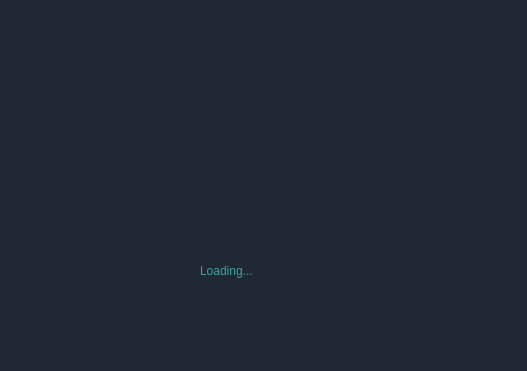
<?xml version="1.0" encoding="UTF-8"?>
<ui version="4.0">
 <class>Loading</class>
 <widget class="QWidget" name="Loading">
  <property name="geometry">
   <rect>
    <x>0</x>
    <y>0</y>
    <width>527</width>
    <height>371</height>
   </rect>
  </property>
  <property name="windowTitle">
   <string>Loading</string>
  </property>
  <property name="styleSheet">
   <string notr="true">background-color: rgb(31, 40, 51);</string>
  </property>
  <widget class="QLabel" name="label_2">
   <property name="geometry">
    <rect>
     <x>140</x>
     <y>60</y>
     <width>241</width>
     <height>181</height>
    </rect>
   </property>
   <property name="text">
    <string/>
   </property>
  </widget>
  <widget class="QLabel" name="label">
   <property name="geometry">
    <rect>
     <x>200</x>
     <y>260</y>
     <width>101</width>
     <height>21</height>
    </rect>
   </property>
   <property name="styleSheet">
    <string notr="true">color: rgb(69, 162, 158);
font: 75 10pt &quot;Terminal&quot;;</string>
   </property>
   <property name="text">
    <string>Loading...</string>
   </property>
  </widget>
 </widget>
 <resources/>
 <connections/>
</ui>
